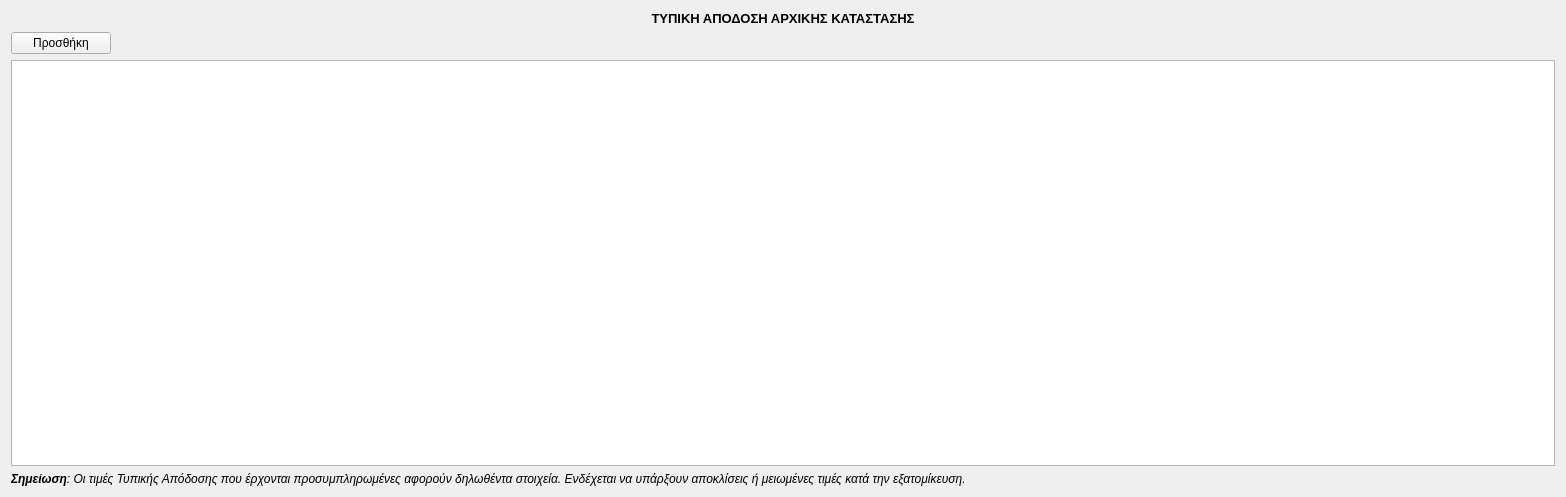
<?xml version="1.0" encoding="UTF-8"?>
<ui version="4.0">
 <class>page</class>
 <widget class="QWidget" name="page">
  <property name="geometry">
   <rect>
    <x>0</x>
    <y>0</y>
    <width>1566</width>
    <height>497</height>
   </rect>
  </property>
  <property name="windowTitle">
   <string>Form</string>
  </property>
  <layout class="QGridLayout" name="gridLayout">
   <item row="1" column="0">
    <layout class="QVBoxLayout" name="verticalLayout">
     <item>
      <widget class="QLabel" name="label">
       <property name="text">
        <string>&lt;html&gt;&lt;head/&gt;&lt;body&gt;&lt;p align=&quot;center&quot;&gt;&lt;span style=&quot; font-size:10pt; font-weight:600;&quot;&gt;ΤΥΠΙΚΗ ΑΠΟΔΟΣΗ ΑΡΧΙΚΗΣ ΚΑΤΑΣΤΑΣΗΣ&lt;/span&gt;&lt;/p&gt;&lt;/body&gt;&lt;/html&gt;</string>
       </property>
      </widget>
     </item>
     <item>
      <widget class="QPushButton" name="addbtn">
       <property name="maximumSize">
        <size>
         <width>100</width>
         <height>16777215</height>
        </size>
       </property>
       <property name="text">
        <string>Προσθήκη</string>
       </property>
      </widget>
     </item>
     <item>
      <widget class="QTableView" name="tableView"/>
     </item>
    </layout>
   </item>
   <item row="2" column="0">
    <widget class="QLabel" name="label_2">
     <property name="text">
      <string>&lt;html&gt;&lt;head/&gt;&lt;body&gt;&lt;p&gt;&lt;span style=&quot; font-weight:600; font-style:italic;&quot;&gt;Σημείωση&lt;/span&gt;&lt;span style=&quot; font-style:italic;&quot;&gt;: Οι τιμές Τυπικής Απόδοσης που έρχονται προσυμπληρωμένες αφορούν δηλωθέντα στοιχεία. Ενδέχεται να υπάρξουν αποκλίσεις ή μειωμένες τιμές κατά την εξατομίκευση.&lt;/span&gt;&lt;/p&gt;&lt;/body&gt;&lt;/html&gt;</string>
     </property>
    </widget>
   </item>
  </layout>
 </widget>
 <resources/>
 <connections/>
</ui>
